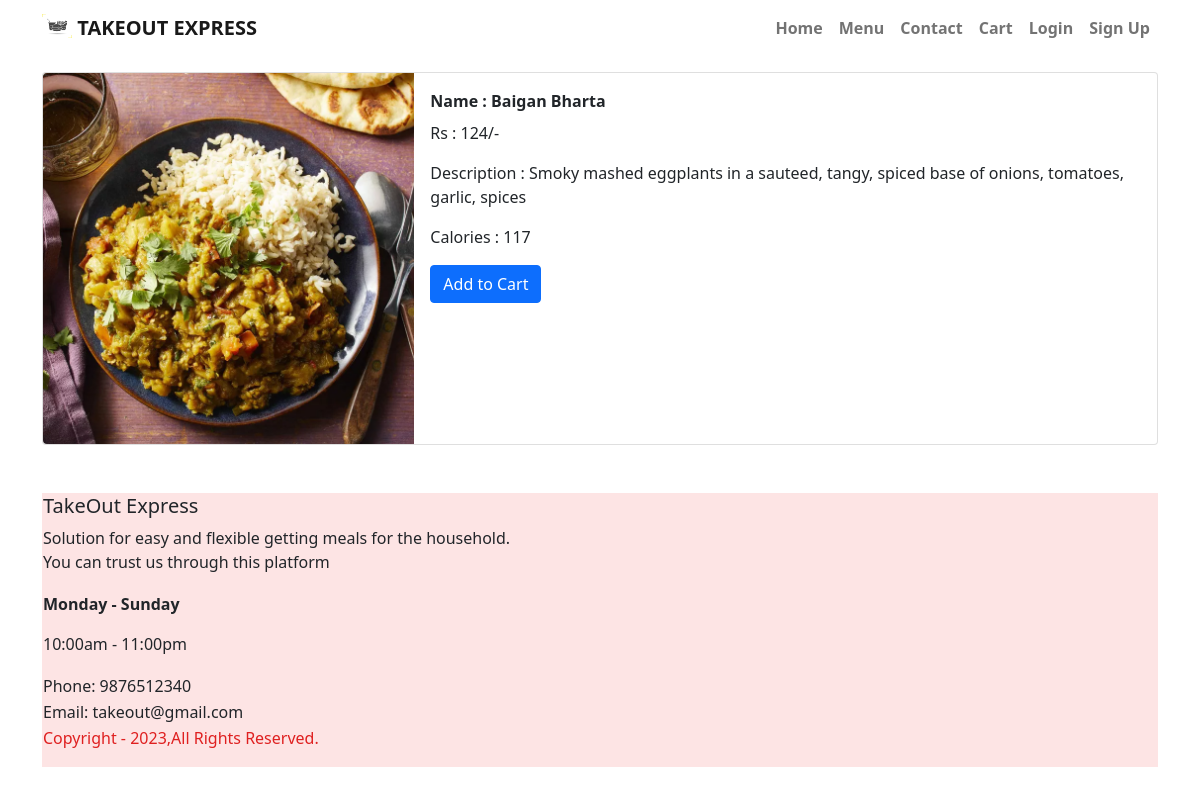
Page /menu/1 on the committed database.
### menu/models.py (models this page shows, shortened)
class Menu(models.Model):
    item=models.CharField(max_length=250)
    price=models.IntegerField()
    image=models.ImageField(upload_to='food/images/')
    description=models.CharField(max_length=250)
    calories=models.IntegerField()

### menu/views.py (the view)
# urls.py: path('<int:menu_id>',views.detail, name='detail'),
def detail(request,menu_id):
     menu=get_object_or_404(Menu,pk=menu_id)
     return render(request,'detail.html',{'menu':menu})

### menu/templates/detail.html
{% extends 'base.html' %}
{% block content %}
<div class="card mb-3">
  <div class="row g-0">
    <div class="col-md-4">
      <img src="{{ menu.image.url }}" class="img-fluid rounded-start" alt="">
    </div>
    <div class="col-md-8">
      <div class="card-body">
        <p class="card-title"><b>Name : {{ menu.item }}</b></p>
        <p class="card-text">Rs : {{ menu.price }}/-</p>
        <p class="card-text">Description : {{ menu.description }}</p>
        <p class="card-text">Calories : {{ menu.calories }}</p>
        <p class="card-text">
            <a href="{% url 'add_to_cart' menu.id %}" class="btn btn-primary">
              Add to Cart
            </a>
        </p>
      </div>
    </div>
  </div>
</div>
{% endblock content %}

### rows in the picture
Menu: image (picture), item "Baigan Bharta", price "124", description "Smoky mashed eggplants in a sauteed, tangy, spiced base of onions, tomatoes, garlic, spices", calories "117"
